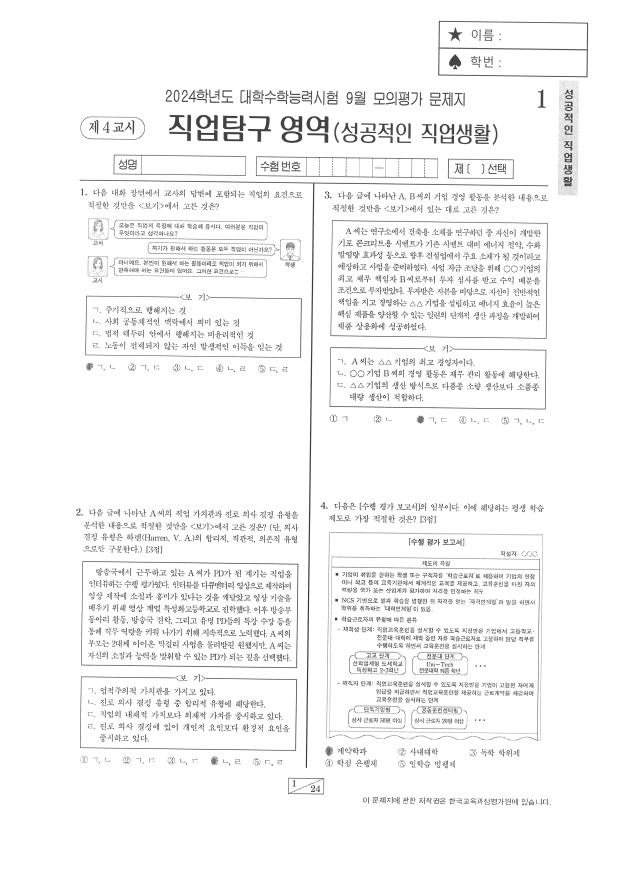
#> input picture 시험지/SampleData/MCQ/T3/Original/1.png, 2480 x 3509 px (shown at 1/4 size)
$ python pageLabelTest.py
#> lines starting #> are read from the running program, lines starting #| are printed output that depends on the picture
import cv2
import numpy as np
import matplotlib.pyplot as plt

X_SIZE = 700

img_array = np.fromfile("E:\\Downlaods\\auto-score\\시험지\\SampleData\\MCQ\\T1\\Original\\1.png", np.uint8)
original_page1 = cv2.imdecode(img_array, cv2.IMREAD_GRAYSCALE)
#> original_page1 is the input picture: shape (3509, 2480); min 2, max 255, mean 245.7
original_page1 = cv2.resize(original_page1, dsize=(X_SIZE, int(original_page1.shape[0] * (X_SIZE/original_page1.shape[1]))), interpolation=cv2.INTER_AREA)
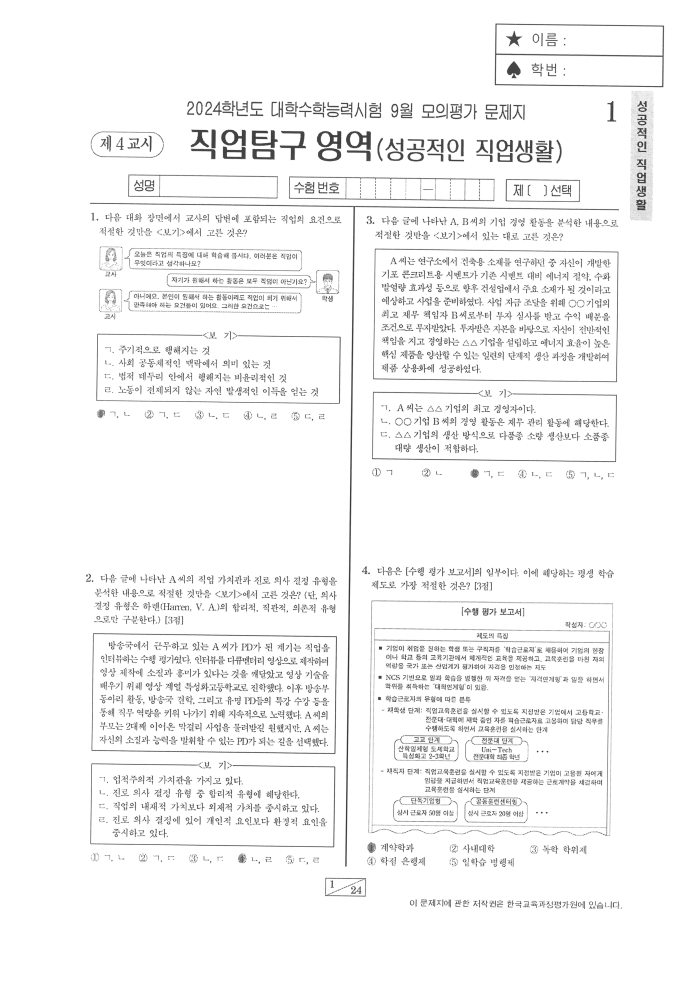
#> original_page1: shape (990, 700); min 51, max 255, mean 245.7
f = np.fft.fft2(original_page1)
fshift = np.fft.fftshift(f)
magnitude_spectrum = 20*np.log(np.abs(fshift))
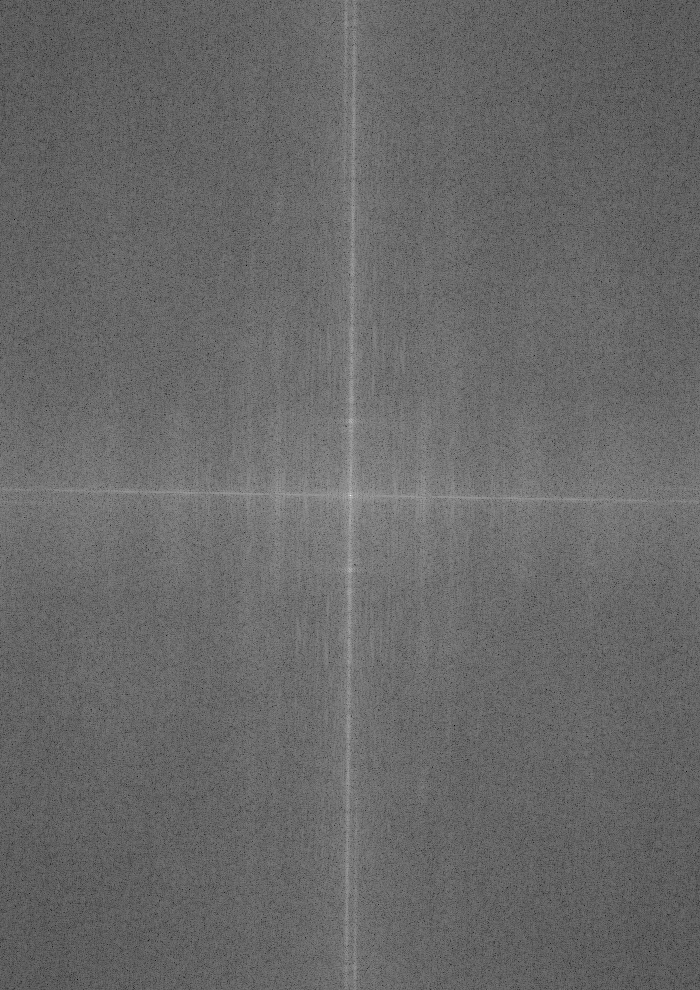
#> magnitude_spectrum: shape (990, 700) float64; min 48.79, max 379.1, mean 184.5; drawn with min black and max white

#> (the run stopped early here; a loop or call above may not have finished)

$ run again, with 시험지/SampleData/MCQ/T3/Original/2.png copied over 시험지/SampleData/MCQ/T3/Original/1.png
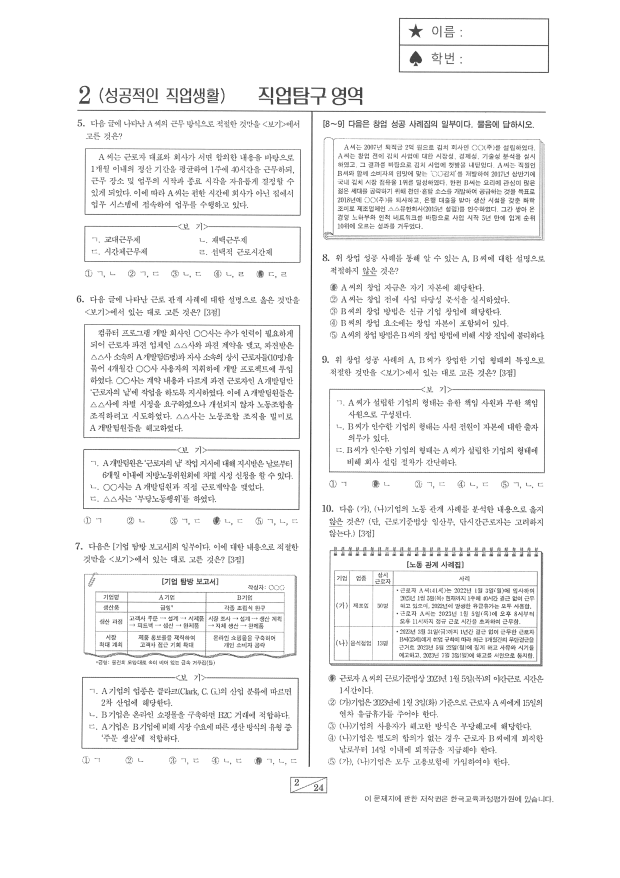
#> input picture 시험지/SampleData/MCQ/T3/Original/2.png, 2480 x 3509 px (shown at 1/4 size)
#> original_page1 is the input picture: shape (3509, 2480); min 1, max 255, mean 244.2
#> `original_page1 = cv2.resize(original_page1, dsize=(X_SIZE, int(origina..`:
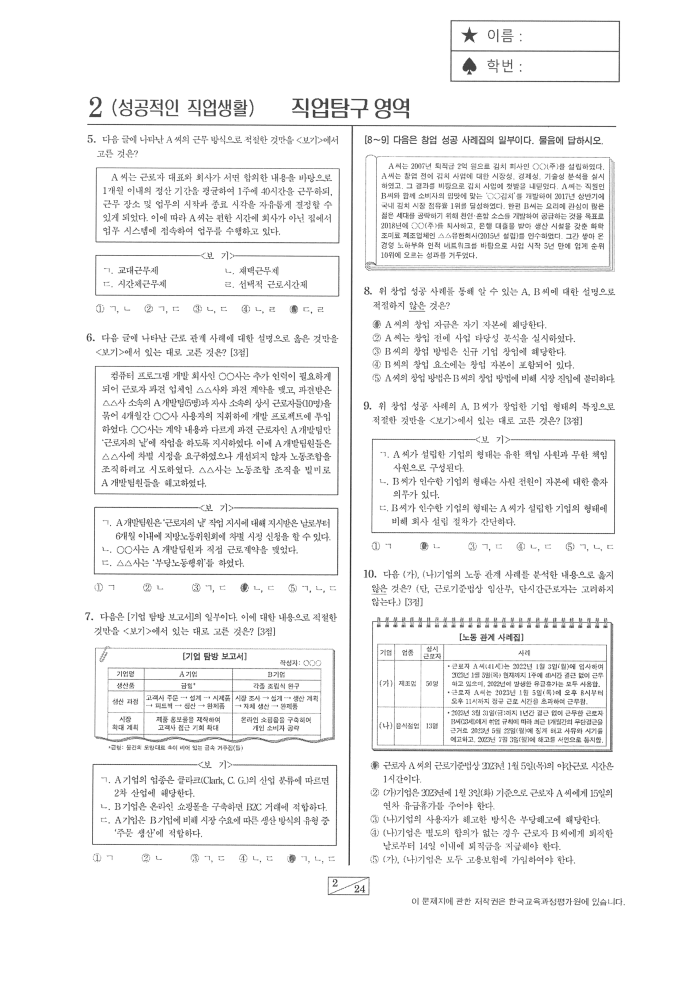
#> original_page1: shape (990, 700); min 49, max 255, mean 244.2
